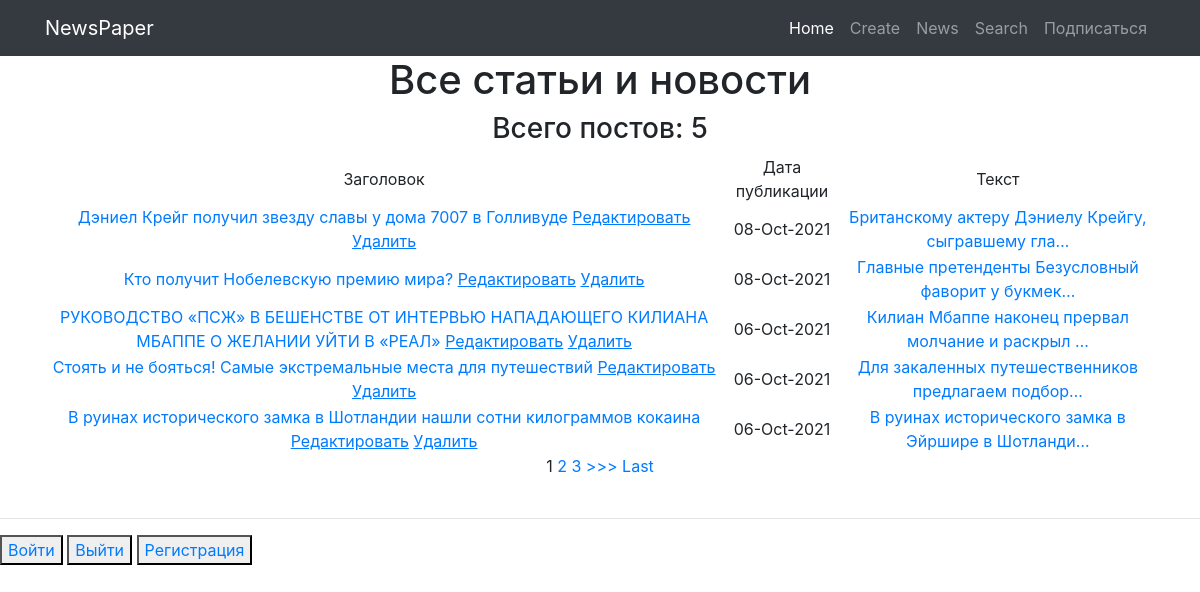
Page /news/ (signed in) on the committed database.
### myapp/models.py (models this page shows, shortened)
class Post(models.Model):
    author = models.ForeignKey(Author, on_delete= models.CASCADE)
    NEWS = 'NW'
    ARTICLE = 'AR'
    CATEGORY_CHOICE = (
        (NEWS, 'Новость'),
        (ARTICLE, 'Статья'),
    )
    categoryType = models.CharField(max_length=2,choices= CATEGORY_CHOICE, default= ARTICLE)
    dateCreation = models.DateTimeField(auto_now_add= True)
    postCategory = models.ManyToManyField(Category, through='PostCategory')
    title = models.CharField(max_length=128)
    text = models.TextField()
    rating = models.SmallIntegerField(default=0)

### myapp/views.py (the view, shortened to what this page needs)
# urls.py: path('', cache_page(1)(PostList.as_view())),
class PostList(ListView):
    model = Post
    template_name = 'posts.html'
    context_object_name = 'posts'
    queryset = Post.objects.order_by('-id')  # сортируем, еще можно через ordering = ['-id']
    paginate_by = 5  # поставим постраничный вывод в n-элемент
    form_class = PostForm
    def get_context_data(self, **kwargs):
        context = super().get_context_data(
            **kwargs)  # забираем отфильтрованные объекты переопределяя метод get_context_data у наследуемого класса
        context['filter'] = PostFilter(self.request.GET, queryset=self.get_queryset())
        context['form'] = PostForm()
        context['is_not_authors'] = not self.request.user.groups.filter(name='authors').exists()
        return context

### myapp/templatetags/custom_filters.py (called while the page is built)
@register.filter(name='censor')
def censor(value):
    cens_words = [
        'сторис',
        'подушка',
        'вещей',
        'Джо',
    ]
    for word in cens_words:
        if word in value:
            value = value.replace(word, '_#&#!!*&$_')
    return value

### templates/posts.html (shortened to what this page needs)
{% extends 'flatpages/default.html' %}
{% load custom_filters %}
{% block content %}
    <h1>Все статьи и новости</h1>
    <h3> Всего постов: {{ posts|length }}</h3>
    {% if posts %}
    <table>
        <tr>
            <td>Заголовок</td>
            <td>Дата публикации</td>
            <td>Текст</td>
        </tr>
        {% for post in posts %}
            <tr>
                <td>
                    <a href="{% url 'post_detail' post.id %}">{{ post.title|censor }}</a>
                    <a href="{% url 'post_update' post.id %}"><u>Редактировать</u></a>
                    <a href="{% url 'post_delete' post.id %}"><u>Удалить</u></a>
                </td>
                <td>{{ post.dateCreation|date:'d-M-Y'}}</td>
                <td><a href="/news/{{post.id}}">{{ post.text|truncatechars:50|censor }}</a></td>
            </tr>
        {% endfor %}
    </table>
    {% else %}
        <h3>Постов пока нет</h3>
    {% endif %}
    {% if is_paginated %}
        {% for num in page_obj.paginator.page_range %}
            {% if page_obj.number == num %}
                <a>{{ num }}</a>
            {% elif num > page_obj.number|add:'-3' and num < page_obj.number|add:'3' %}
                <a href="?page={{ num }}">{{ num }}</a>
            {% endif %}
        {% endfor %}
        {% if page_obj.has_next %}
            <a href="?page={{ page_obj.next_page_number }}">>>></a>
            <a href="?page={{ page_obj.paginator.num_pages }}">Last</a>
        {% endif %}
    {% endif %}
{% endblock content %}

### rows in the picture
Post: title|censor "Дэниел Крейг получил звезду славы у дома 7007 в Голливуде", dateCreation "08-Oct-2021", text|censor "Британскому актеру Дэниелу Крейгу, сыгравшему гла…"
Post: title|censor "Кто получит Нобелевскую премию мира?", dateCreation "08-Oct-2021", text|censor "Главные претенденты Безусловный фаворит у букмек…"
Post: title|censor "РУКОВОДСТВО «ПСЖ» В БЕШЕНСТВЕ ОТ ИНТЕРВЬЮ НАПАДАЮЩЕГО КИЛИАНА МБАППЕ О ЖЕЛАНИИ УЙТИ В «РЕАЛ»", dateCreation "06-Oct-2021", text|censor "Килиан Мбаппе наконец прервал молчание и раскрыл …"
Post: title|censor "Стоять и не бояться! Самые экстремальные места для путешествий", dateCreation "06-Oct-2021", text|censor "Для закаленных путешественников предлагаем подбор…"
Post: title|censor "В руинах исторического замка в Шотландии нашли сотни килограммов кокаина", dateCreation "06-Oct-2021", text|censor "В руинах исторического замка в Эйршире в Шотланди…"

### other values in the picture
{{ posts|length }} "5"
{{ num }} "1"
{{ num }} "2" "3"
